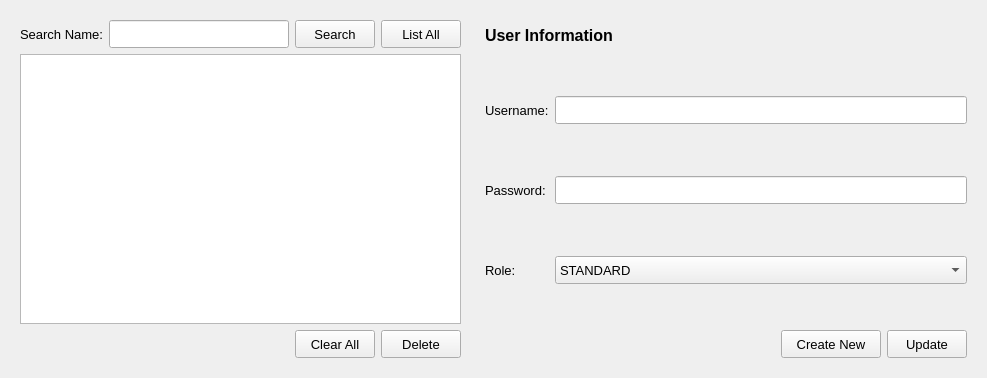
    <widget class="QWidget" name="editUsers">
     <layout class="QGridLayout" name="gridLayout_20">
      <item row="0" column="0">
       <widget class="QWidget" name="wgd_editUserSearch" native="true">
        <layout class="QGridLayout" name="gridLayout_2">
         <item row="0" column="0">
          <layout class="QHBoxLayout" name="horizontalLayout_12">
           <item>
            <widget class="QLabel" name="lbl_searchName">
             <property name="font">
              <font>
               <pointsize>10</pointsize>
              </font>
             </property>
             <property name="text">
              <string>Search Name:</string>
             </property>
            </widget>
           </item>
           <item>
            <widget class="QLineEdit" name="le_users">
             <property name="minimumSize">
              <size>
               <width>180</width>
               <height>28</height>
              </size>
             </property>
             <property name="font">
              <font>
               <pointsize>10</pointsize>
              </font>
             </property>
            </widget>
           </item>
           <item>
            <widget class="QPushButton" name="btn_searchUsers">
             <property name="minimumSize">
              <size>
               <width>80</width>
               <height>28</height>
              </size>
             </property>
             <property name="font">
              <font>
               <pointsize>10</pointsize>
              </font>
             </property>
             <property name="text">
              <string>Search</string>
             </property>
            </widget>
           </item>
           <item>
            <widget class="QPushButton" name="btn_listAllUsers">
             <property name="sizePolicy">
              <sizepolicy hsizetype="Preferred" vsizetype="Fixed">
               <horstretch>0</horstretch>
               <verstretch>0</verstretch>
              </sizepolicy>
             </property>
             <property name="minimumSize">
              <size>
               <width>80</width>
               <height>28</height>
              </size>
             </property>
             <property name="font">
              <font>
               <pointsize>10</pointsize>
              </font>
             </property>
             <property name="text">
              <string>List All</string>
             </property>
            </widget>
           </item>
          </layout>
         </item>
         <item row="2" column="0">
          <layout class="QHBoxLayout" name="horizontalLayout_13">
           <item>
            <spacer name="horizontalSpacer_11">
             <property name="orientation">
              <enum>Qt::Horizontal</enum>
             </property>
             <property name="sizeHint" stdset="0">
              <size>
               <width>40</width>
               <height>20</height>
              </size>
             </property>
            </spacer>
           </item>
           <item>
            <widget class="QPushButton" name="btn_displayUser">
             <property name="minimumSize">
              <size>
               <width>70</width>
               <height>28</height>
              </size>
             </property>
             <property name="font">
              <font>
               <pointsize>10</pointsize>
              </font>
             </property>
             <property name="text">
              <string>Clear All</string>
             </property>
            </widget>
           </item>
           <item>
            <widget class="QPushButton" name="pushButton_6">
             <property name="minimumSize">
              <size>
               <width>65</width>
               <height>28</height>
              </size>
             </property>
             <property name="font">
              <font>
               <pointsize>10</pointsize>
              </font>
             </property>
             <property name="text">
              <string>Delete</string>
             </property>
            </widget>
           </item>
          </layout>
         </item>
         <item row="1" column="0">
          <widget class="QTableWidget" name="tableWidget_3">
           <property name="sizePolicy">
            <sizepolicy hsizetype="Expanding" vsizetype="Expanding">
             <horstretch>0</horstretch>
             <verstretch>0</verstretch>
            </sizepolicy>
           </property>
           <property name="selectionMode">
            <enum>QAbstractItemView::SingleSelection</enum>
           </property>
           <property name="selectionBehavior">
            <enum>QAbstractItemView::SelectRows</enum>
           </property>
           <property name="showGrid">
            <bool>false</bool>
           </property>
           <property name="rowCount">
            <number>0</number>
           </property>
           <property name="columnCount">
            <number>0</number>
           </property>
           <attribute name="horizontalHeaderVisible">
            <bool>false</bool>
           </attribute>
           <attribute name="horizontalHeaderMinimumSectionSize">
            <number>1</number>
           </attribute>
           <attribute name="horizontalHeaderShowSortIndicator" stdset="0">
            <bool>false</bool>
           </attribute>
          </widget>
         </item>
        </layout>
       </widget>
      </item>
      <item row="0" column="1">
       <widget class="QWidget" name="wgd_editUserFields" native="true">
        <property name="minimumSize">
         <size>
          <width>500</width>
          <height>0</height>
         </size>
        </property>
        <layout class="QGridLayout" name="gridLayout_19">
         <item row="0" column="0">
          <layout class="QVBoxLayout" name="verticalLayout_2">
           <item>
            <widget class="QLabel" name="label_5">
             <property name="sizePolicy">
              <sizepolicy hsizetype="Preferred" vsizetype="Fixed">
               <horstretch>0</horstretch>
               <verstretch>0</verstretch>
              </sizepolicy>
             </property>
             <property name="minimumSize">
              <size>
               <width>0</width>
               <height>30</height>
              </size>
             </property>
             <property name="font">
              <font>
               <pointsize>12</pointsize>
               <weight>75</weight>
               <bold>true</bold>
              </font>
             </property>
             <property name="text">
              <string>User Information</string>
             </property>
            </widget>
           </item>
           <item>
            <spacer name="verticalSpacer_6">
             <property name="orientation">
              <enum>Qt::Vertical</enum>
             </property>
             <property name="sizeType">
              <enum>QSizePolicy::Minimum</enum>
             </property>
             <property name="sizeHint" stdset="0">
              <size>
               <width>20</width>
               <height>40</height>
              </size>
             </property>
            </spacer>
           </item>
           <item>
            <layout class="QFormLayout" name="formLayout_8">
             <item row="0" column="0">
              <widget class="QLabel" name="lbl_userName">
               <property name="sizePolicy">
                <sizepolicy hsizetype="Minimum" vsizetype="Preferred">
                 <horstretch>0</horstretch>
                 <verstretch>0</verstretch>
                </sizepolicy>
               </property>
               <property name="minimumSize">
                <size>
                 <width>0</width>
                 <height>28</height>
                </size>
               </property>
               <property name="font">
                <font>
                 <pointsize>10</pointsize>
                </font>
               </property>
               <property name="text">
                <string>Username:</string>
               </property>
              </widget>
             </item>
             <item row="0" column="1">
              <widget class="QLineEdit" name="le_userName">
               <property name="minimumSize">
                <size>
                 <width>0</width>
                 <height>28</height>
                </size>
               </property>
              </widget>
             </item>
             <item row="2" column="0">
              <widget class="QLabel" name="lbl_password">
               <property name="sizePolicy">
                <sizepolicy hsizetype="Minimum" vsizetype="Preferred">
                 <horstretch>0</horstretch>
                 <verstretch>0</verstretch>
                </sizepolicy>
               </property>
               <property name="minimumSize">
                <size>
                 <width>0</width>
                 <height>28</height>
                </size>
               </property>
               <property name="font">
                <font>
                 <pointsize>10</pointsize>
                </font>
               </property>
               <property name="text">
                <string>Password:</string>
               </property>
              </widget>
             </item>
             <item row="2" column="1">
              <widget class="QLineEdit" name="le_password">
               <property name="minimumSize">
                <size>
                 <width>0</width>
                 <height>28</height>
                </size>
               </property>
              </widget>
             </item>
             <item row="4" column="0">
              <widget class="QLabel" name="lbl_role">
               <property name="sizePolicy">
                <sizepolicy hsizetype="Minimum" vsizetype="Preferred">
                 <horstretch>0</horstretch>
                 <verstretch>0</verstretch>
                </sizepolicy>
               </property>
               <property name="minimumSize">
                <size>
                 <width>0</width>
                 <height>28</height>
                </size>
               </property>
               <property name="font">
                <font>
                 <pointsize>10</pointsize>
                </font>
               </property>
               <property name="text">
                <string>Role:</string>
               </property>
              </widget>
             </item>
             <item row="3" column="1">
              <spacer name="verticalSpacer_4">
               <property name="orientation">
                <enum>Qt::Vertical</enum>
               </property>
               <property name="sizeHint" stdset="0">
                <size>
                 <width>20</width>
                 <height>40</height>
                </size>
               </property>
              </spacer>
             </item>
             <item row="1" column="1">
              <spacer name="verticalSpacer_5">
               <property name="orientation">
                <enum>Qt::Vertical</enum>
               </property>
               <property name="sizeHint" stdset="0">
                <size>
                 <width>20</width>
                 <height>40</height>
                </size>
               </property>
              </spacer>
             </item>
             <item row="4" column="1">
              <widget class="QComboBox" name="comboBox">
               <property name="minimumSize">
                <size>
                 <width>0</width>
                 <height>28</height>
                </size>
               </property>
               <property name="font">
                <font>
                 <pointsize>10</pointsize>
                </font>
               </property>
               <property name="currentText">
                <string>STANDARD</string>
               </property>
               <item>
                <property name="text">
                 <string>STANDARD</string>
                </property>
               </item>
               <item>
                <property name="text">
                 <string>CASE WORKER</string>
                </property>
               </item>
               <item>
                <property name="text">
                 <string>ADMIN</string>
                </property>
               </item>
              </widget>
             </item>
            </layout>
           </item>
           <item>
            <spacer name="verticalSpacer_3">
             <property name="orientation">
              <enum>Qt::Vertical</enum>
             </property>
             <property name="sizeHint" stdset="0">
              <size>
               <width>20</width>
               <height>40</height>
              </size>
             </property>
            </spacer>
           </item>
           <item>
            <layout class="QHBoxLayout" name="horizontalLayout_14">
             <item>
              <widget class="QLabel" name="lbl_editUserWarning">
               <property name="sizePolicy">
                <sizepolicy hsizetype="Preferred" vsizetype="Ignored">
                 <horstretch>0</horstretch>
                 <verstretch>0</verstretch>
                </sizepolicy>
               </property>
               <property name="minimumSize">
                <size>
                 <width>0</width>
                 <height>28</height>
                </size>
               </property>
               <property name="font">
                <font>
                 <pointsize>10</pointsize>
                </font>
               </property>
               <property name="text">
                <string/>
               </property>
              </widget>
             </item>
             <item>
              <spacer name="horizontalSpacer_12">
               <property name="orientation">
                <enum>Qt::Horizontal</enum>
               </property>
               <property name="sizeHint" stdset="0">
                <size>
                 <width>40</width>
                 <height>20</height>
                </size>
               </property>
              </spacer>
             </item>
             <item>
              <widget class="QPushButton" name="btn_createNewUser">
               <property name="minimumSize">
                <size>
                 <width>100</width>
                 <height>28</height>
                </size>
               </property>
               <property name="font">
                <font>
                 <pointsize>10</pointsize>
                </font>
               </property>
               <property name="text">
                <string>Create New</string>
               </property>
              </widget>
             </item>
             <item>
              <widget class="QPushButton" name="pushButton_4">
               <property name="minimumSize">
                <size>
                 <width>60</width>
                 <height>28</height>
                </size>
               </property>
               <property name="font">
                <font>
                 <pointsize>10</pointsize>
                </font>
               </property>
               <property name="text">
                <string>Update</string>
               </property>
              </widget>
             </item>
            </layout>
           </item>
          </layout>
         </item>
        </layout>
       </widget>
      </item>
     </layout>
    </widget>
